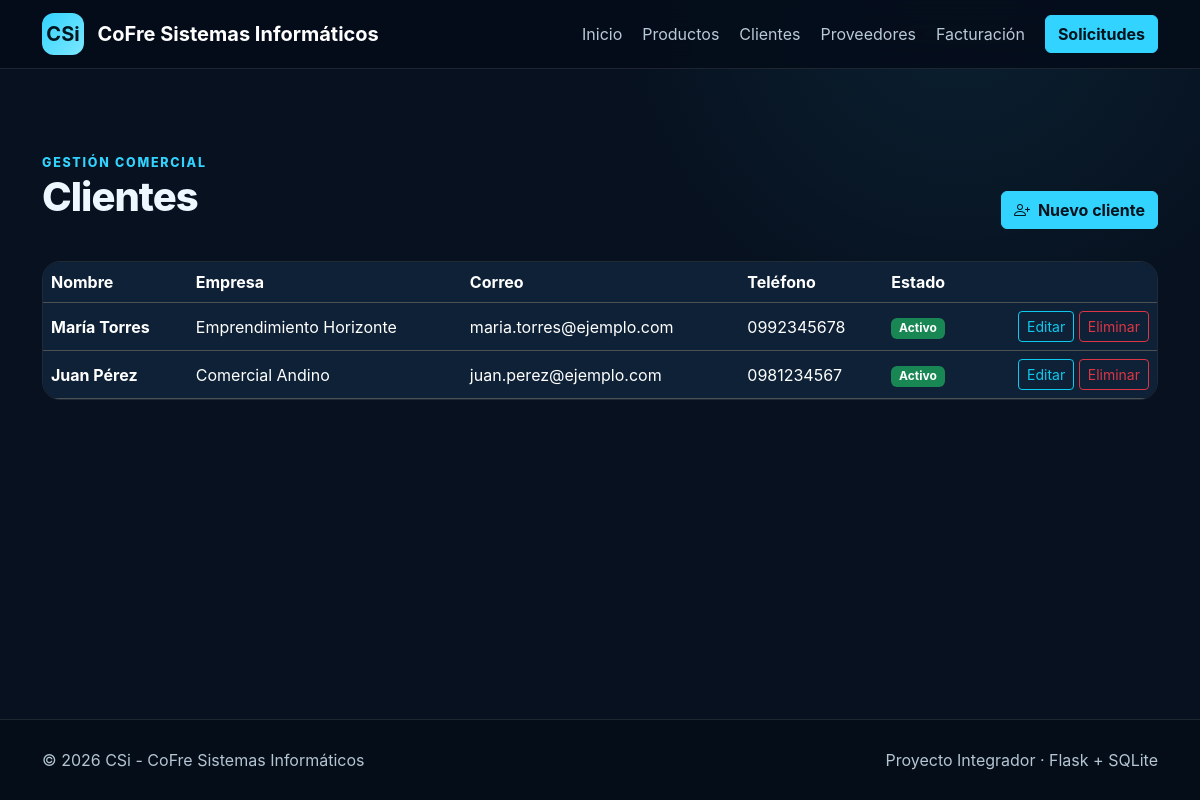
Screenshot of /clientes with the database file from the repository.
### tables this page shows
CREATE TABLE clientes (
 id INTEGER PRIMARY KEY AUTOINCREMENT,
 nombre TEXT NOT NULL,
 empresa TEXT NOT NULL,
 correo TEXT NOT NULL,
 telefono TEXT NOT NULL,
 activo INTEGER NOT NULL DEFAULT 1
);

### app.py (the view)
@app.route("/clientes")
def clientes():
    clientes_db = fetch_all("SELECT * FROM clientes ORDER BY id DESC")
    return render_template("clientes.html", clientes=clientes_db)

### app.py (called while the page is built)
def get_db_connection():
    DATA_DIR.mkdir(parents=True, exist_ok=True)
    conn = sqlite3.connect(DB_PATH)
    conn.row_factory = sqlite3.Row
    return conn

def fetch_all(query, params=()):
    conn = get_db_connection()
    registros = conn.execute(query, params).fetchall()
    conn.close()
    return registros

@app.context_processor
def inyectar_variables_globales():
    return {
        "anio_actual": datetime.now().year,
        "empresa": empresa_info,
    }

### templates/clientes.html (shortened to what this page needs)
{% extends 'base.html' %}
{% block content %}<section class="page-section"><div class="container">
<div class="page-header"><div><span class="eyebrow">GESTIÓN COMERCIAL</span><h1>Clientes</h1></div><a href="{{ url_for('formulario_cliente') }}" class="btn btn-info"><i class="bi bi-person-plus me-1"></i> Nuevo cliente</a></div>
<div class="table-responsive glass-table"><table class="table table-dark table-hover align-middle mb-0"><thead><tr><th>Nombre</th><th>Empresa</th><th>Correo</th><th>Teléfono</th><th>Estado</th><th></th></tr></thead><tbody>
{% for c in clientes %}<tr><td><strong>{{ c.nombre }}</strong></td><td>{{ c.empresa }}</td><td>{{ c.correo }}</td><td>{{ c.telefono }}</td><td><span class="badge {{ 'text-bg-success' if c.activo else 'text-bg-secondary' }}">{{ 'Activo' if c.activo else 'Inactivo' }}</span></td><td class="text-end text-nowrap"><a class="btn btn-sm btn-outline-info" href="{{ url_for('formulario_cliente', item_id=c.id) }}">Editar</a> <form method="post" action="{{ url_for('eliminar_cliente', item_id=c.id) }}" class="d-inline" data-confirm="¿Eliminar este cliente?"><input type="hidden" name="csrf_token" value="{{ csrf_token() }}"><button class="btn btn-sm btn-outline-danger" type="submit">Eliminar</button></form></td></tr>{% else %}<tr><td colspan="6" class="text-center py-4 text-secondary">No hay clientes.</td></tr>{% endfor %}
</tbody></table></div></div></section>{% endblock %}

### static/css/style.css (style rules this page uses)
:root { --bg:#07111f;--bg2:#0b1d31;--panel:#10263d;--panel2:#0d2035;--cyan:#33d3ff;--cyan2:#00a9db;--text:#ecf7ff;--muted:#9bb0c2;--border:rgba(255,255,255,.10) }
html { scroll-behavior:smooth }
body { background:radial-gradient(circle at 80% 0,rgba(51,211,255,.08),transparent 28%),var(--bg);color:var(--text);font-family:Inter,system-ui,-apple-system,"Segoe UI",sans-serif }
.btn-info { background:var(--cyan);border-color:var(--cyan);color:#00131d;font-weight:700 }
.eyebrow { font-size:.78rem;font-weight:800;letter-spacing:.14em;color:var(--cyan) }
.section-heading h2,.page-header h1,.form-card h1 { font-weight:800;letter-spacing:-.025em }
.page-section { padding:64px 0 86px }
.page-header { display:flex;align-items:end;justify-content:space-between;gap:1rem;margin-bottom:2rem }
.glass-table { border:1px solid var(--border);border-radius:18px;overflow:hidden }
.table-dark { --bs-table-bg:#0e2136;--bs-table-striped-bg:#10263d;--bs-table-hover-bg:#15304b }

### rows the page displays
clientes: nombre "María Torres", empresa "Emprendimiento Horizonte", correo "maria.torres@ejemplo.com", telefono "0992345678", activo "Activo"
clientes: nombre "Juan Pérez", empresa "Comercial Andino", correo "juan.perez@ejemplo.com", telefono "0981234567", activo "Activo"
